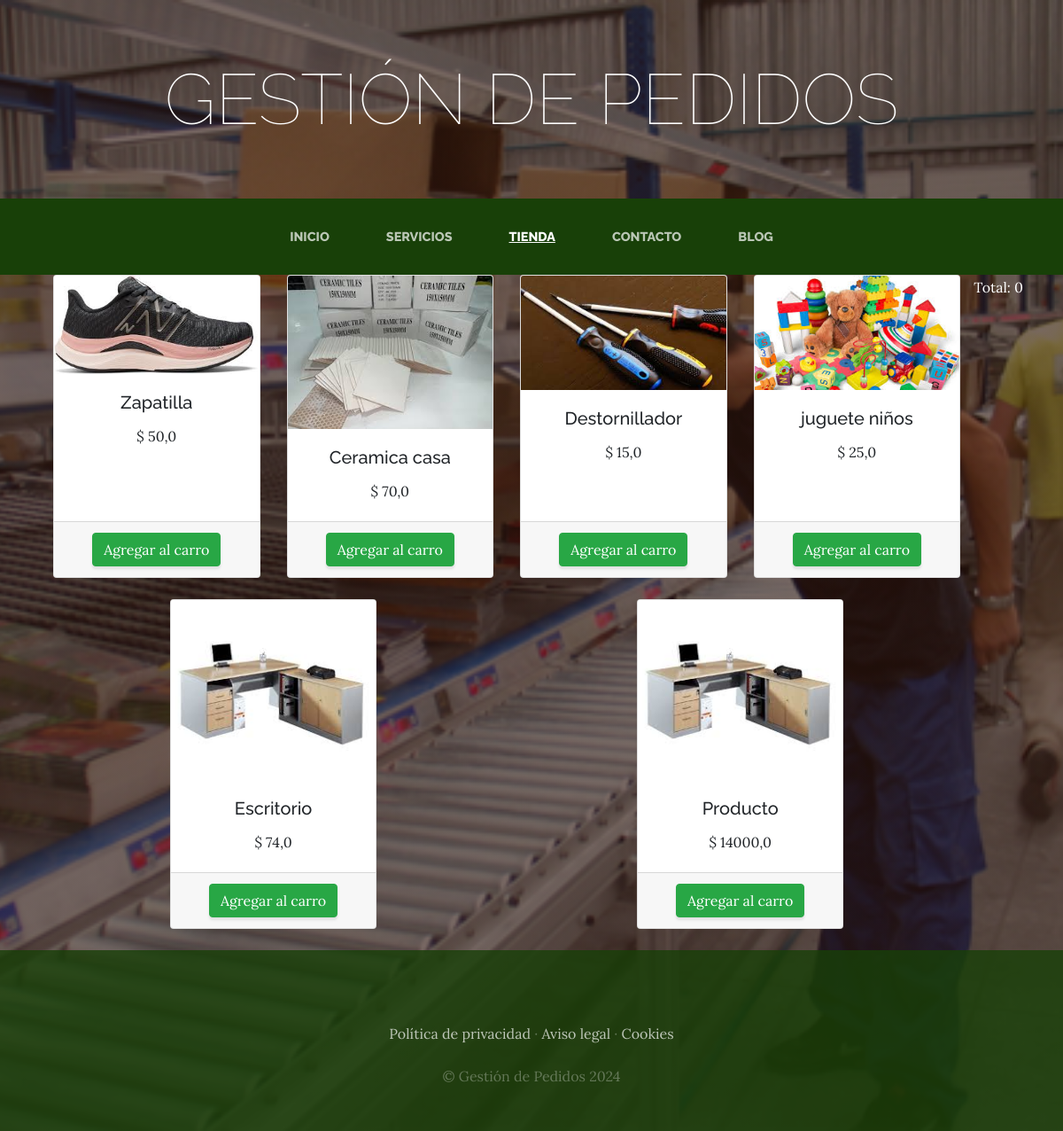
The app's page /tienda/ with its own data.
### tienda/models.py (models this page shows)
class Producto(models.Model):
    nombre = models.CharField(max_length=50)
    categorias = models.ForeignKey(CategoriaProd, on_delete=models.CASCADE)
    imagen = models.ImageField(upload_to="tienda", null=True, blank=True)
    precio = models.FloatField()
    disponibilidad = models.BooleanField(default=True)
    created = models.DateTimeField(auto_now_add=True)
    update = models.DateTimeField(auto_now_add=True)
    class Meta:
        verbose_name = 'producto'
        verbose_name_plural = 'productos'

### tienda/views.py (the view)
# urls.py: path('tienda/', include('tienda.urls')),
def tienda(request):
    productos = Producto.objects.all()
    return render(request, "tienda/tienda.html", {'productos': productos})

### carro/context_processors.py (called while the page is built)
def importe_total_carro(request):
    total = 0
    if request.user.is_authenticated:
        for key, value in request.session.get("carro", {}).items():
            total += float(value["precio"]) * value["cantidad"]
    return {"importe_total_carro": total}

### tienda/templates/tienda/tienda.html
{% extends "ProyectoWebApp/base.html" %}
{% load static %}
{% block content %}
<div class="container">
  <div style="float: right;">
    <p style="color: white;">Total: {{importe_total_carro}}</p>
  </div>
    <div class="row d-flex justify-content-around">
        {% for producto in productos %}
            <div class="col-md-3 d-flex mb-4">
                <div class="card" style="width: 100%;">
                    <img src="{{ producto.imagen.url }}" class="card-img-top">
                    <div class="card-body text-center">
                        <h5 class="card-title">{{ producto.nombre }}</h5>
                        <p class="card-text">$&nbsp;{{ producto.precio }}</p>
                    </div>
                    <div class="card-footer text-center">
                        <a href="#" class="btn btn-success">Agregar al carro</a>
                    </div>
                </div>
            </div>
        {% endfor %}
    </div>
</div>
{% endblock %}

### ProyectoWebApp/templates/ProyectoWebApp/base.html (shortened to what this page needs)
<html>
<head>
    {% load static %}
    <link href="{% static 'ProyectoWebApp/vendor/bootstrap/css/bootstrap.min.css' %}" rel="stylesheet">
    <link href="{% static 'ProyectoWebApp/css/gestion.css' %}" rel="stylesheet">
</head>
<body>
    <h1 class="site-heading text-center text-white d-none d-lg-block">
        <span class="site-heading-lower">Gestión de Pedidos</span>
      </h1>
 <nav class="navbar navbar-expand-lg navbar-dark py-lg-4" id="mainNav">
    <div class="container">
      <div class="collapse navbar-collapse" id="navbarResponsive">
        <ul class="navbar-nav mx-auto">
          <li class="nav-item {% if request.path == '/' %}active{% endif %} px-lg-4">
            <a class="nav-link text-uppercase text-expanded" href="{% url 'Home' %}">Inicio</a>
          </li>
          <li class="nav-item {% if request.path == '/servicios/' %}active{% endif %} px-lg-4">
            <a class="nav-link text-uppercase text-expanded" href="{% url 'Servicios' %}">Servicios</a>
          </li>
          <li class="nav-item {% if request.path == '/tienda/' %}active{% endif %} px-lg-4">
            <a class="nav-link text-uppercase text-expanded" href="{% url 'Tienda' %}">Tienda</a>
          </li>
          <li class="nav-item {% if request.path == '/contacto/' %}active{% endif %} px-lg-4">
            <a class="nav-link text-uppercase text-expanded" href="{% url 'Contacto' %}">Contacto</a>
          </li>
          <li class="nav-item {% if request.path|slice:':6' == '/blog/' %}active{% endif %} px-lg-4">
            <a class="nav-link text-uppercase text-expanded" href="{% url 'Blog' %}">Blog</a>
          </li>
        </ul>
      </div>
    </div>
  </nav>
    {% block content %}
    {% endblock %}
    <footer class="footer text-faded text-center py-5">
      <div class="container">
        <p class="m-0 mbt">
        	<a href="sample.html" class="link">Política de privacidad</a> ·
        	<a href="sample.html" class="link">Aviso legal</a> ·
        	<a href="sample.html" class="link">Cookies</a>
		</p>
        <p class="m-0 mbt1">&copy; Gestión de Pedidos 2024</p>
      </div>
	</footer>
</body>
</html>

### ProyectoWebApp/static/ProyectoWebApp/css/gestion.css (style rules this page uses)
body { font-family: 'Lora'; background: linear-gradient(rgba(47, 23, 15, 0.65), rgba(47, 23, 15, 0.65)), url("../img/bg_main.jpg"); background-attachment: fixed; background-position: center; background-size: cover; }
h1, h2, h3, h4, h5, h6 { font-family: 'Raleway'; }
p { line-height: 1.75; }
.text-faded { color: rgba(255, 255, 255, 0.3); }
.site-heading { margin-top: 5rem; margin-bottom: 5rem; text-transform: uppercase; line-height: 1; font-family: 'Raleway'; }
.site-heading .site-heading-lower { font-size: 5rem; font-weight: 100; line-height: 4rem; }
#mainNav { background-color: rgba(24, 64, 8); font-family: 'Raleway'; }
#mainNav .navbar-nav .nav-item .nav-link { color: rgba(255, 255, 255, 0.7); font-weight: 800; }
#mainNav .navbar-nav .nav-item.active .nav-link { color: #ffffff; text-decoration: underline; }
@media (min-width: 992px) { #mainNav .navbar-nav .nav-item .nav-link { font-size: 0.9rem; } }
.footer { background-color: rgba(24, 64, 8, 0.8); }
.btn { box-shadow: 0px 3px 3px 0px rgba(33, 37, 41, 0.1); }
.mbt { padding-top: 2rem; }
.mbt1 { padding-top: 1.25rem; }
a.link { color: rgba(255, 255, 255, 0.7); }

### records on screen
Producto: imagen (picture), nombre "Zapatilla", precio "50,0"
Producto: imagen (picture), nombre "Ceramica casa", precio "70,0"
Producto: imagen (picture), nombre "Destornillador", precio "15,0"
Producto: imagen (picture), nombre "juguete niños", precio "25,0"
Producto: imagen (picture), nombre "Escritorio", precio "74,0"
Producto: imagen (picture), nombre "Producto", precio "14000,0"

### other values on screen
{{ importe_total_carro }} "0"
